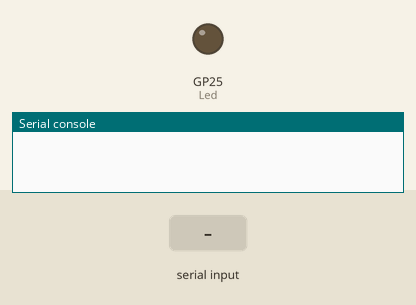
Simulated run of this program. Board: Raspberry Pi Pico running MicroPython. On the bench: output pins drawn as LEDs (lit = HIGH), the last lines printed to the serial console. The test bench sets the inputs (shaded band). The clock reads 2024-03-15 10:24:30 at power-on unless the program sets it.

Above: at 1.2 s.
1.3 s: "128" typed at the serial console, then Enter
At 1.7 s:
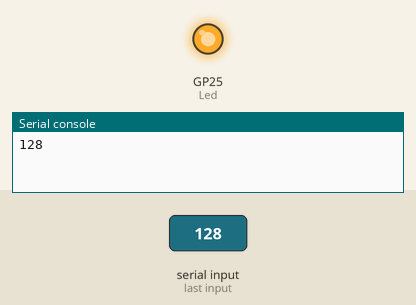
2.8 s: "129" typed at the serial console, then Enter
At 4.0 s:
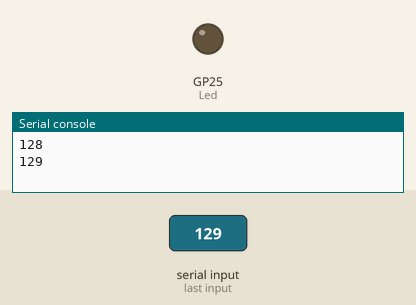
Timing chart, 0 to 5.8 s (numbered marks = the images above; inputs shaded):
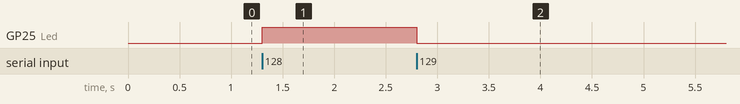

Measured:
- after the input at 1.3 s, GP25 (Led): LOW → HIGH at once
- after the input at 2.8 s, GP25 (Led): HIGH → LOW at once

The program:

main.py
```python
from machine import UART, Pin, ADC
import time

#Start sign and End sign
#in processing unhex("80") = 128, hex(128) = "0x80"
transStart = "80"  #hex
transEnd = "81"    #hex

#request send
#Handshake signal
requestEcho = "0"
Echo = "1"         #hex

#Request content
#An ADC data
requestAnalog = "10"
Analog = "b"       #hex
#Multiple ADC data
requestAnalogs = "12"
Analogs = "d"      #hex
#Key signal
requestDigital = "14"
Digital = "f"      #hex

ADC0 = ADC(26)
ADC1 = ADC(27)
ADC2 = ADC(28)
ADC_all = [ADC0, ADC1, ADC2]
Key1 = Pin(18, Pin.IN, Pin.PULL_UP)
Key2 = Pin(19, Pin.IN, Pin.PULL_UP)
Key3 = Pin(20, Pin.IN, Pin.PULL_UP)
Key4 = Pin(21, Pin.IN, Pin.PULL_UP)
Led = Pin(25, Pin.OUT)
keyValue = 0

def keyScan():
    if Key1.value() == 0 or Key2.value() == 0 or Key3.value() == 0 or Key4.value() == 0:
        time.sleep_ms(20)
        if Key1.value() == 0:
            return "1"
        elif Key2.value() == 0:
            return "2"
        elif Key3.value() == 0:
            return "3"
        elif Key4.value() == 0:
            return "4"
    return "0"

def Signal_lamp():
    Ledvalue = time.time()%60%2
    Led.value(Ledvalue)

while True:
    sendData = ""
    Signal_lamp()
    keyValue = keyScan()
    acceptData = input()    #acceptData: "128/.../129" is string
    if len(acceptData) > 0:
        acceptData = acceptData.split('/') # acceptData: ["128", ..., "129"]
        acceptData_length = len(acceptData)
        if acceptData[0] == "128" and acceptData[acceptData_length-1] == "129" and acceptData_length >= 3:
            if acceptData[1] == "0":  #Judge the first flag data
                sendData = Echo

            if acceptData[1] == "10":
                adc0_value = hex(ADC0.read_u16()) #Convert data to hexadecimal as：adc0_value = "0xffff"
                #adc0_value.split("x") --> ["0", "ffff"]
                sendData =  Analog + "/" + adc0_value.split("x")[1]

            if acceptData[1] == "12":
                adc_values = ""
                if acceptData[2] == "3": #Judge the second flag data
                    num = 3
                elif acceptData[2] == "2":
                    num = 2
                else:
                    continue
                for adc in ADC_all[0 : num]:
                    value = hex(adc.read_u16())
                    adc_values += value.split("x")[1] + "/"
                sendData = Analogs + "/" + adc_values[0 : len(adc_values)-1]

            if acceptData[1] == "14":
                sendData = Digital + "/" + keyValue

            if sendData != "":
                print(transStart +"/" + sendData + "/" + transEnd)
```
